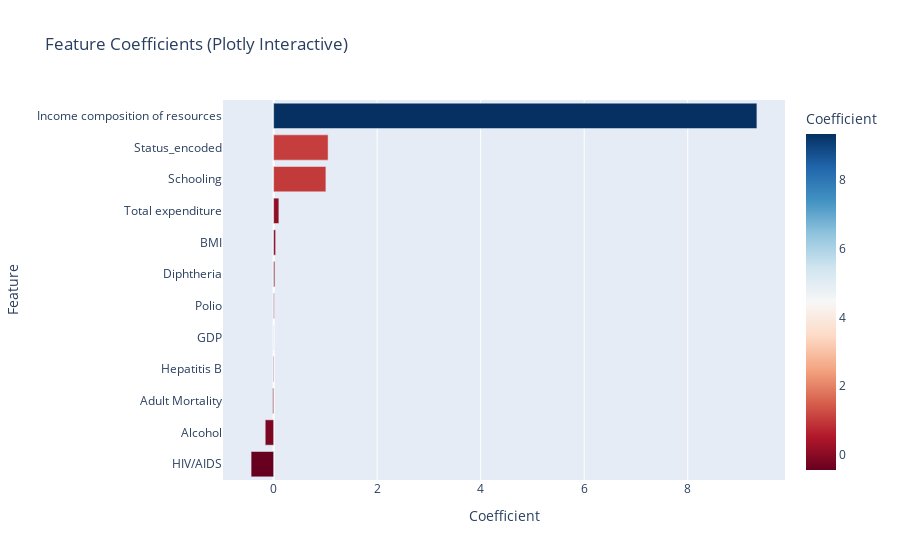

Here is the notebook cell this chart was saved with:
### Code cell
import plotly.express as px
import pandas as pd

# DataFrame
df = pd.DataFrame({
    'Feature': features,
    'Coefficient': coefficients
}).sort_values(by='Coefficient', ascending=False)

# Plot
fig = px.bar(df, x='Coefficient', y='Feature',
             color='Coefficient', color_continuous_scale='RdBu',
             title='Feature Coefficients (Plotly Interactive)',
             orientation='h')
fig.update_layout(yaxis={'categoryorder': 'total ascending'})
fig.show()

### Figure 1 — Plotly figure (JSON) as saved in the notebook; plotly's stock layout.template omitted (floating-point values rounded to 4 significant figures)
{"data": [{"hovertemplate": "Coefficient=%{marker.color}<br>Feature=%{y}<extra></extra>", "legendgroup": "", "marker": {"color": [9.337, 1.052, 1.009, 0.1009, 0.038, 0.02232, 0.0109, 5.8e-05, -0.009151, -0.01741, -0.1627, -0.4355], "coloraxis": "coloraxis", "pattern": {"shape": ""}}, "name": "", "orientation": "h", "showlegend": false, "textposition": "auto", "type": "bar", "x": [9.337, 1.052, 1.009, 0.1009, 0.038, 0.02232, 0.0109, 5.8e-05, -0.009151, -0.01741, -0.1627, -0.4355], "xaxis": "x", "y": ["Income composition of resources", "Status_encoded", "Schooling", "Total expenditure", "BMI", "Diphtheria", "Polio", "GDP", "Hepatitis B", "Adult Mortality", "Alcohol", "HIV/AIDS"], "yaxis": "y"}], "layout": {"barmode": "relative", "coloraxis": {"colorbar": {"title": {"text": "Coefficient"}}, "colorscale": [[0, "rgb(103,0,31)"], [0.1, "rgb(178,24,43)"], [0.2, "rgb(214,96,77)"], [0.3, "rgb(244,165,130)"], [0.4, "rgb(253,219,199)"], [0.5, "rgb(247,247,247)"], [0.6, "rgb(209,229,240)"], [0.7, "rgb(146,197,222)"], [0.8, "rgb(67,147,195)"], [0.9, "rgb(33,102,172)"], [1, "rgb(5,48,97)"]]}, "legend": {"tracegroupgap": 0}, "title": {"text": "Feature Coefficients (Plotly Interactive)"}, "xaxis": {"anchor": "y", "domain": [0, 1], "title": {"text": "Coefficient"}}, "yaxis": {"anchor": "x", "categoryorder": "total ascending", "domain": [0, 1], "title": {"text": "Feature"}}}}
